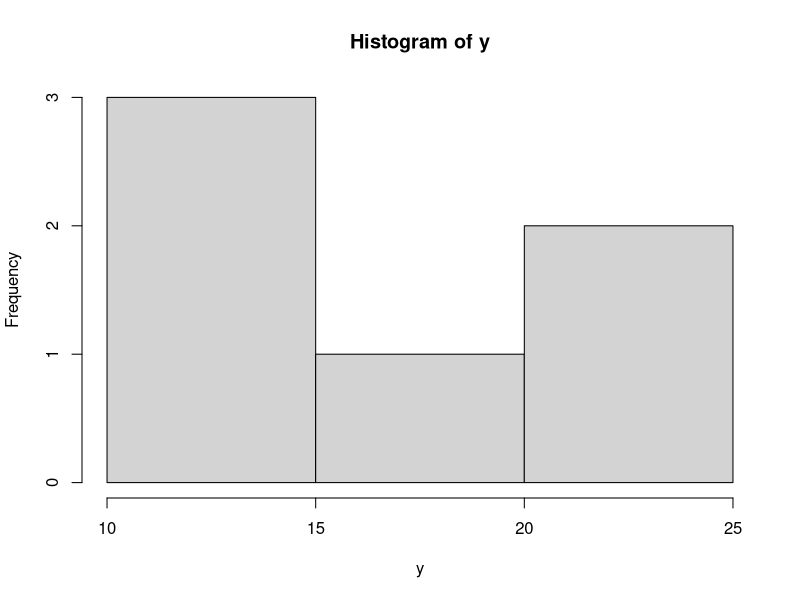

R code for this plot:
## ---- chunk 1
y <- c(10.1, 12.4, 13, 15.1, 20.3, 23.1)

## ---- chunk 2
median(y)
## ---- chunk 3
mean(y)
## ---- chunk 4
hist(y)
